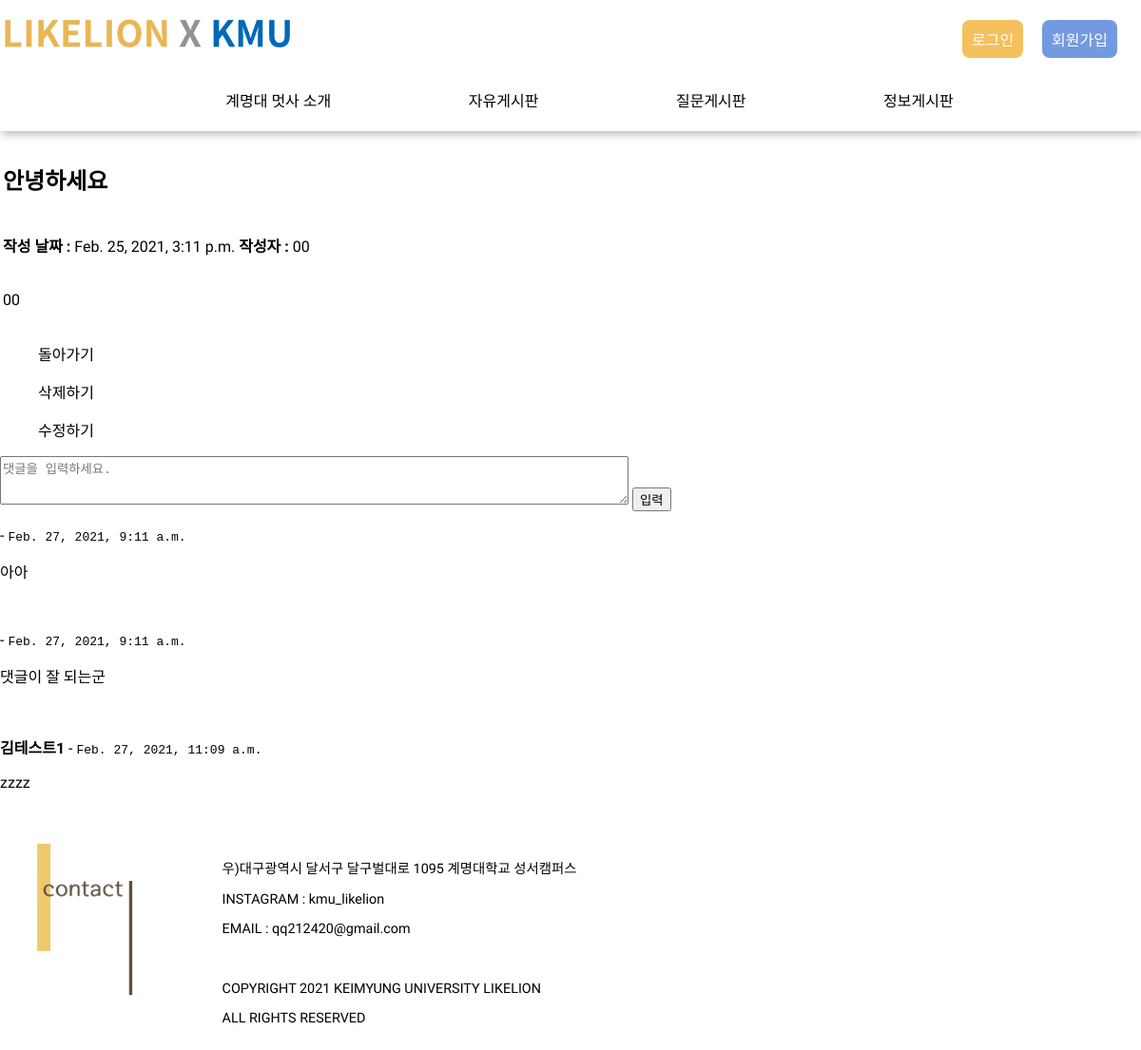
Page /crud/51 on the committed database.
### crud/models.py (models this page shows, shortened)
class Crud(models.Model):
    title = models.CharField(max_length=200)
    name = models.CharField(max_length=50, null=True)
    pub_date = models.DateTimeField('date published')
    body = models.TextField()

class CrudComment(models.Model):
    crud_id = models.ForeignKey(Crud, related_name="crud", on_delete=models.CASCADE, db_column="crud_id")
    name = models.CharField(max_length=50)
    pub_date = models.DateTimeField('date published')
    body = models.TextField(null=False, blank=False)

### crud/views.py (the view)
# urls.py: path('crud/<int:crud_id>', views.detail, name='detail'),
def detail(request, crud_id):
    crud_detail = get_object_or_404(Crud, pk=crud_id)
    try:
        comments = CrudComment.objects.filter(crud_id=crud_id)
        try:
            comments = comments.objects.all()
        except AttributeError: # 댓글이 하나밖에 없을때 예외 처리
            pass
    except CrudComment.DoesNotExist: # 댓글이 존재하지 않을때 예외 처리
        comments = None
    content = {
        'crud' : crud_detail,
        "comments" : comments,
    }
    return render(request, 'detail.html' , content)

### crud/templates/detail.html (shortened to what this page needs)
{% extends 'base.html' %}
{% load static %}
{% block content %}
    <head>
        <link rel="stylesheet" href="{% static 'css/detail.css'%}">
    </head>
    <body>
            <div class="container">
                <div class="postBody">
                    <table>
                        <thead>
                            <td colspan="2">
                                <h2>{{ crud.title }}</h2>
                            </td>
                        </thead>
                        <tbody>
                            <td>
                                <p><b>작성 날짜 : </b>{{ crud.pub_date }}</p>
                            </td>
                            <td>
                                <p><b>작성자 :</b> {{ crud.name }}</p>
                            </td>
                        </tbody>
                        <tfoot>
                            <tr colspan="2">
                                <td><p>{{ crud.body }}</p></td>
                            </tr>
                        </tfoot>
                    </table>
                </div>
                <div class="btnList">
                    <ul >
                        <li>
                            <div class="freeBack">
                                <p><a href="{% url 'free' %}">돌아가기</a></p>
                            </div>
                        </li>
                        <li>
                            <div class="freeDelete">
                                <p><a href = "{% url 'delete' crud.id %}">삭제하기</a></p>
                            </div>
                        </li>
                        <li>
                            <div class="freeEdit">
                                <p><a href = "{% url 'edit' crud.id %}">수정하기</a></p>
                            </div>
                        </li>
                    </ul>
                </div>
            </div>
            <div class="container">
                <form method="POST" action="{% url 'crudComment' %}">
                    <textarea name="body" placeholder="댓글을 입력하세요." rows="3" cols="80"></textarea>
                    <input type="submit" value="입력">
                </form>
                {% for comment in comments %}
                    <p><b>{{ comment.name }}</b> - <tt>{{ comment.pub_date }}</tt></p>
                    <p>{{ comment.body }}</p><br>
                {% endfor %}
            </div>
    </body>
{% endblock %}

### crud/static/css/base.css (style rules this page uses)
body { margin:0px; font-family: 'Nanum Gothic', sans-serif; text-decoration: none; color : black; }
a { text-decoration: none; color : black; }
li { list-style: none; }
:root { --button-color: orange; --button-bg-color: white; --button-hover-bg-color: gray; }

### rows in the picture
Crud: title "안녕하세요", pub_date "Feb. 25, 2021, 3:11 p.m.", name "00", body "00"
CrudComment: pub_date "Feb. 27, 2021, 9:11 a.m.", body "아아"
CrudComment: pub_date "Feb. 27, 2021, 9:11 a.m.", body "댓글이 잘 되는군"
CrudComment: name "김테스트1", pub_date "Feb. 27, 2021, 11:09 a.m.", body "zzzz"
